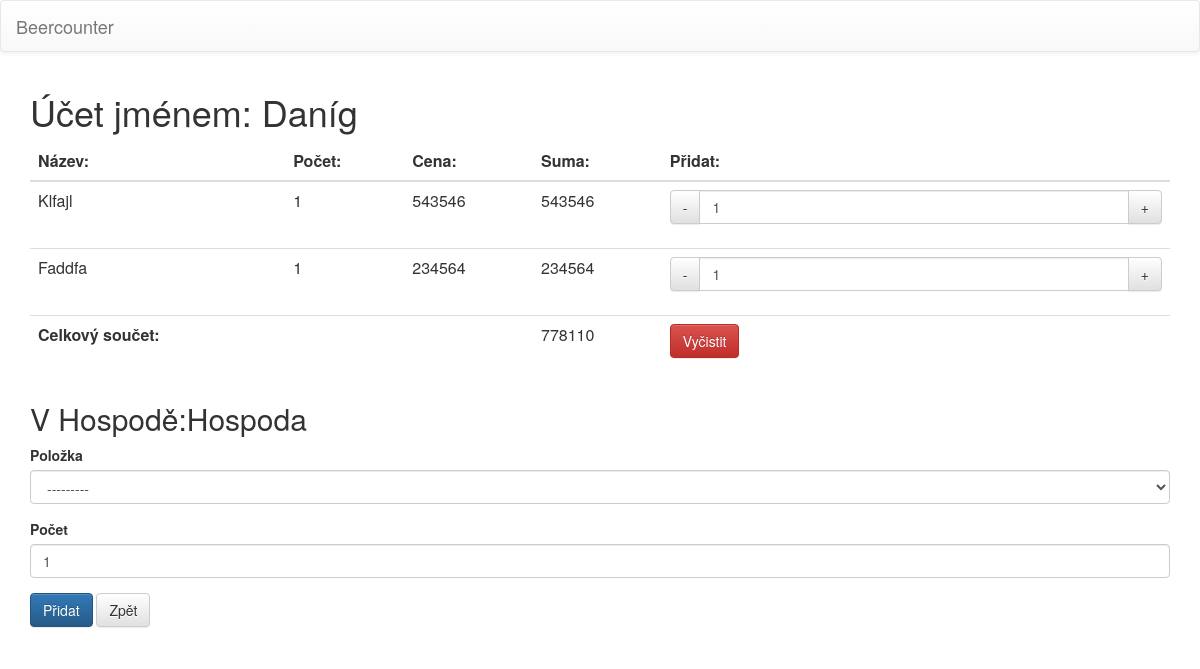
Page /bill/52/ on the earlier database version.
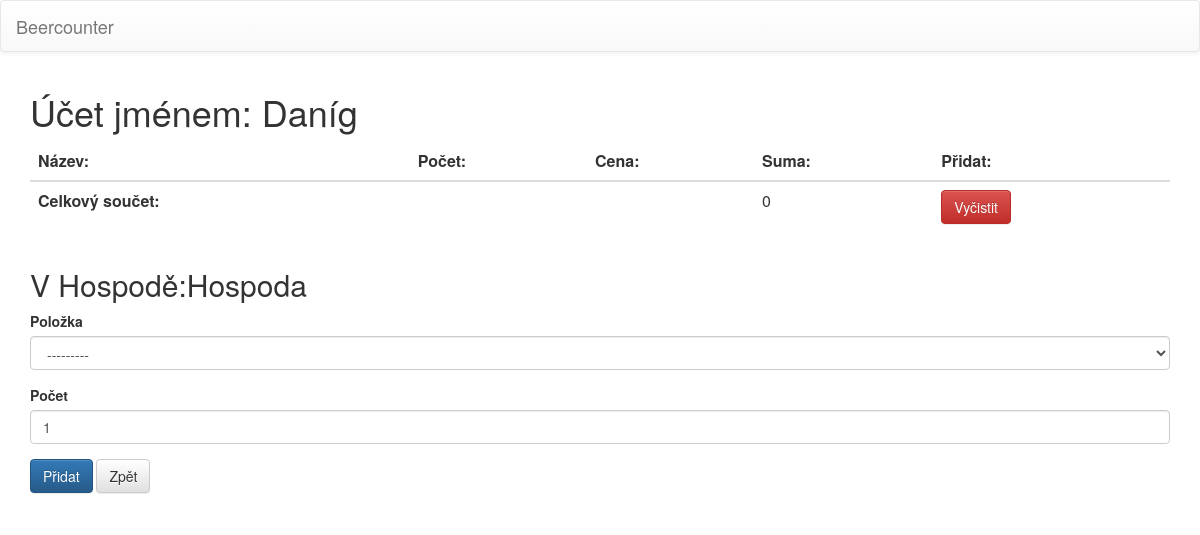
Same page on the later database version.
### beercounter/models.py (models this page shows, shortened)
class Order(Model):
  class Meta:
    unique_together = ('bill','item')
    default_related_name="orders"
    verbose_name = "Objednávka"
  bill = ForeignKey('Bill', on_delete=CASCADE, verbose_name="Účet")
  item = ForeignKey('Item', on_delete=CASCADE, verbose_name="Položka")
  count = PositiveSmallIntegerField(default=1, verbose_name="Počet")
  @property
  def total_cost(self):
    return self.item.price * self.count

class Item(Model):
  class Meta:
    verbose_name = "Položka"
    default_related_name = "items"
  ITEM_CATEGORY = (
      ('N', 'Nápoje'),
      ('J', 'Jídlo'),
      ('O', 'Ostatní'),
      )
  name = CharField(max_length=51, unique=True, verbose_name="Název")
  price = PositiveSmallIntegerField(default=0, verbose_name="Cena")
  category = CharField(max_length=1, choices=ITEM_CATEGORY, default='N', verbose_name="Kategorie")
  pub = ForeignKey('Pub', on_delete=CASCADE, verbose_name="Hospoda")
  def __unicode__(self):
    return '%s' % self.name

class Bill(Model):
  class Meta:
    unique_together = ('name', 'pub')
    default_related_name = "bills"
    verbose_name = "Účet"
  name = CharField(max_length=50, verbose_name="Jméno")
  pub = ForeignKey('Pub', on_delete=CASCADE, )
  @property
  def spending(self):
    orders = self.orders.all()
    return sum([order.total_cost for order in orders])

class Pub(Model):
  class Meta:
    verbose_name = "Hospoda"
  name = CharField(max_length=50, unique=True, verbose_name="Název")

### beercounter/views.py (the view, shortened to what this page needs)
# urls.py: url(r'^bill/(?P<pk>[0-9]+)/$', views.BillView.as_view(), name="bill"),
class BillView(UpdateView):
  template_name = 'beercounter/bill_update_form.html'
  model = Bill
  form_class = OrderForm
  def get_context_data(self,**kwargs):
    data = super(BillView, self).get_context_data(**kwargs)
    return data
  def get_form_kwargs(self,**kwargs):
    kwargs = super(BillView,self).get_form_kwargs(**kwargs)
    kwargs['initial']['bill'] = self.kwargs['pk']
    return kwargs

### beercounter/forms.py
class OrderForm(ModelForm):
  class Meta:
    model = Order
    fields = '__all__'
    widgets ={
        'bill': HiddenInput,
        }
  def __init__(self, *args, **kwargs):
    super(OrderForm,self).__init__(*args, **kwargs)
    if kwargs:
      bill = kwargs.get('instance', kwargs.get('bill'))
    else:
      bill=Bill.objects.get(pk=args[0]['bill'])
    self.fields['item'].queryset = \
        self.fields['item'].queryset.filter(pub_id = bill.pub_id)

### beercounter/templates/beercounter/bill_update_form.html (shortened to what this page needs)
{% extends "beercounter/base.html" %}
{% load bootstrap3 %}
{% block content %}
<h1> Účet jménem: {{ bill.name }} </h1>
<table class="table table-hover">
  <thead>
    <tr>
      <th> Název: </th>
      <th> Počet: </th>
      <th> Cena: </th>
      <th> Suma: </th>
      <th> Přidat: </th>
    </tr>
  </thead>
  {% for order in bill.orders.all %}
  <tr>
    <td> {{order.item.name}} </td>
    <td> {{order.count}}</td>
    <td> {{order.item.price}} </td>
    <td> {{order.total_cost}} </td>
    <td>
      <form method="POST">
        <div class="input-group">
          <span class="input-group-btn">
            <button type="submit" formaction="{% url 'beercounter:decrement' %}" class="btn btn-default" name="decrementCount"> - </button>
          </span>
          <input type="number" min="1" value="1" name="count" class="form-control">
          <span class="input-group-btn">
            <button type="submit" formaction="{% url 'beercounter:increment' %}"
              name="incrementCount" class="btn btn-default"> + </button>
          </span>
        </div>
      </form>
    </td>
  </tr>
  {% endfor %}
  <tr>
    <td><strong> Celkový součet: </strong></td>
    <td></td> <td></td>
    <td> {{bill.spending}} </td>
    <td>
      <form method="POST" action="{% url 'beercounter:cleanOrders' %}" onsubmit="return confirm('Opravdu?')">
        <button type="submit" name="cleanOrders" class="btn btn-danger">Vyčistit</button>
      </form>
   </td>
  </tr>
</table>
<h2> V Hospodě:{{ bill.pub.name }} </h2>
<form action="" method="POST" >
  {% bootstrap_form form %}
  {% buttons %}
  <input value="Přidat" name="addOrder" type="submit" class="btn btn-primary">
  <a class="btn btn-default" role="button" href="{% url 'beercounter:pub' bill.pub_id %}" > Zpět </a>
  {% endbuttons %}
</form>
{% endblock%}

Differences in the rows shown:
removed Order: item.name "Klfajl", count "1", item.price "543546", total_cost "543546"
removed Order: item.name "Faddfa", count "1", item.price "234564", total_cost "234564"
computed for Bill "Daníg": spending "778110" → "0"
